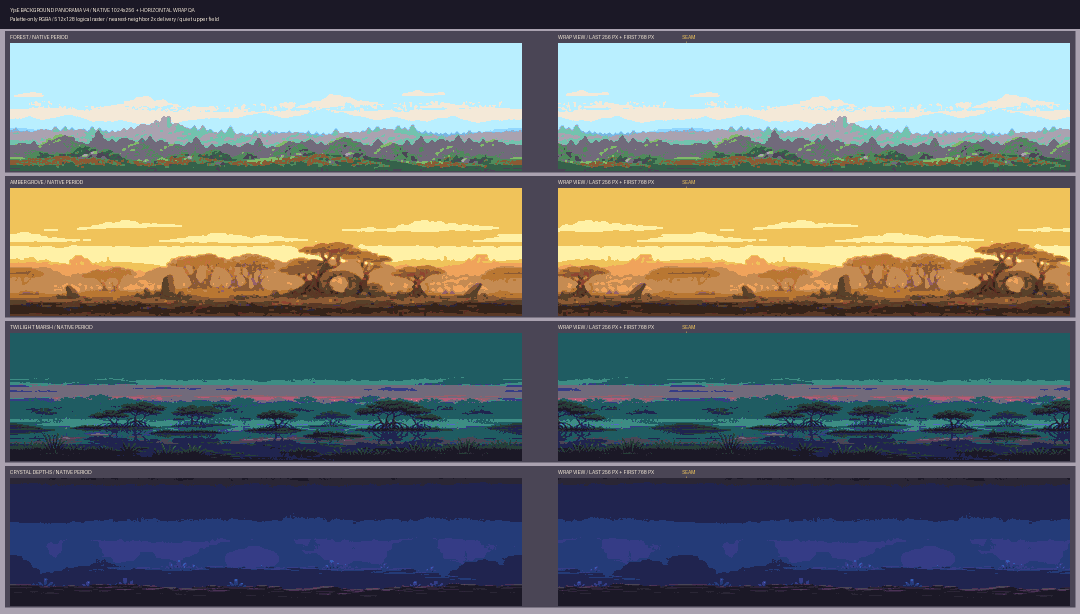
#> input picture Game.Data/art_direction/background_panorama_v4_contact_sheet.png, 2160 x 1228 px, given in place of forest_parallax_layer_v5.png, which was not available (shown at 1/2 size)
$ python build_background_panorama_v5_preview.py
#> lines starting #> are read from the running program, lines starting #| are printed output that depends on the picture; pictures that were not available may be replaced by others from this repository, and a replacement may not be noted
#!/usr/bin/env python3
"""Build the deterministic V5 panorama contact sheet and wrap QA summary."""

from __future__ import annotations

import hashlib
import json
from pathlib import Path

from PIL import Image, ImageDraw, ImageFont


ROOT = Path(__file__).resolve().parents[2]
OUTPUT = ROOT / "art_direction" / "background_panorama_v5_contact_sheet.png"
SUMMARY = ROOT / "art_direction" / "background_panorama_v5_preview_summary.json"
FONT = ImageFont.load_default()
INK = (20, 24, 34, 255)
PANEL = (43, 49, 64, 255)
PAPER = (123, 134, 151, 255)
LIGHT = (244, 246, 250, 255)
ACCENT = (101, 223, 238, 255)
VIEW_SIZE = (1008, 252)

ASSETS = [
    ("FOREST", "sprites/world/backgrounds/forest_parallax_layer_v5.png"),
    ("AMBER GROVE", "sprites/world/backgrounds/amber_grove_parallax_layer_v5.png"),
    ("TWILIGHT MARSH", "sprites/world/backgrounds/twilight_marsh_parallax_layer_v5.png"),
    ("CRYSTAL DEPTHS", "sprites/world/backgrounds/crystal_depths_parallax_layer_v5.png"),
]


def flattened_pixels(image: Image.Image):
    get_flattened_data = getattr(image, "get_flattened_data", None)
    return get_flattened_data() if get_flattened_data else image.getdata()


def load(relative_path: str) -> Image.Image:
    with Image.open(ROOT / relative_path) as opened:
        return opened.convert("RGBA")


def wrap_view(source: Image.Image, lead_in: int = 384) -> Image.Image:
    target = Image.new("RGBA", source.size)
    target.alpha_composite(source.crop((source.width - lead_in, 0, source.width, source.height)), (0, 0))
    target.alpha_composite(source.crop((0, 0, source.width - lead_in, source.height)), (lead_in, 0))
    return target


def asset_record(label: str, relative_path: str, source: Image.Image) -> dict:
    path = ROOT / relative_path
    left = list(flattened_pixels(source.crop((0, 0, 1, source.height))))
    right = list(flattened_pixels(source.crop((source.width - 1, 0, source.width, source.height))))
    seam_delta = max(
        sum(abs(left_pixel[channel] - right_pixel[channel]) for channel in range(4))
        for left_pixel, right_pixel in zip(left, right)
    )
    return {
        "label": label,
        "path": relative_path,
        "dimensions": list(source.size),
        "mode": source.mode,
        "sha256": hashlib.sha256(path.read_bytes()).hexdigest(),
        "fileBytes": path.stat().st_size,
        "uniqueColorCount": len({pixel[:3] for pixel in flattened_pixels(source)}),
        "alphaValues": sorted(set(flattened_pixels(source.getchannel("A")))),
        "horizontalSeamColumnsEqual": left == right,
        "maximumWrapSeamChannelDelta": seam_delta,
    }


def main() -> None:
    width = 2060
    header_height = 64
    row_height = 290
    canvas = Image.new("RGBA", (width, header_height + row_height * len(ASSETS) + 10), PAPER)
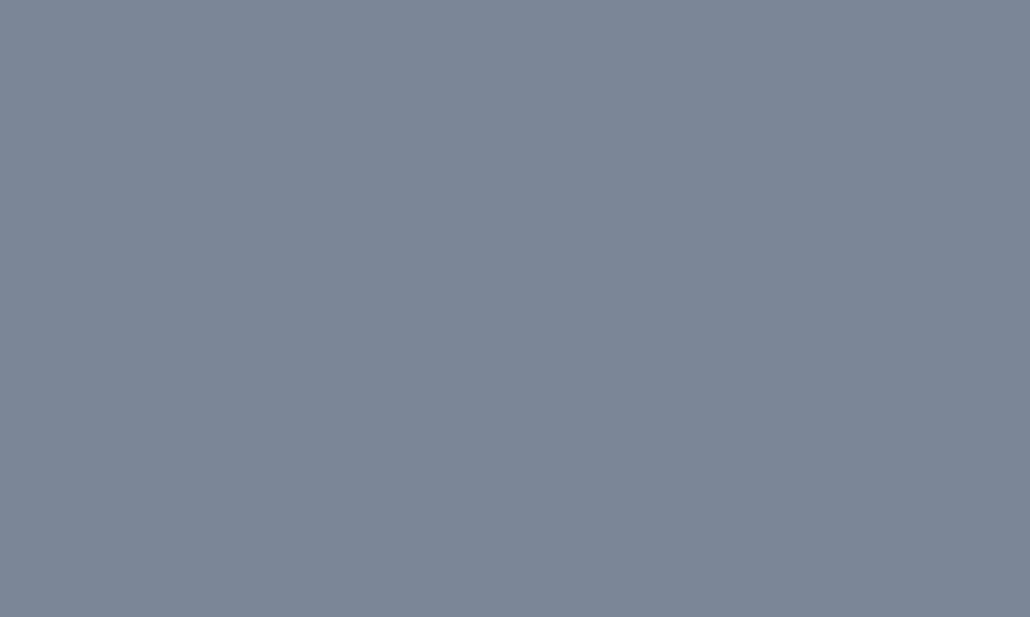
#> canvas: PIL image 2060x1234 RGBA (shown at 1/2 size); mean R, G, B, A 123, 134, 151, 255
    draw = ImageDraw.Draw(canvas)
    draw.rectangle((0, 0, width, header_height - 1), fill=INK)
    draw.text((20, 14), "YjsE BACKGROUND PANORAMA V5 / NATIVE 1536x384 + HORIZONTAL WRAP QA", font=FONT, fill=LIGHT)
    draw.text((20, 34), "No raster upscale / 256-color biome palettes / 128-pixel seam convergence / opaque RGBA", font=FONT, fill=LIGHT)

    records = []
    for index, (label, relative_path) in enumerate(ASSETS):
        y = header_height + index * row_height
        source = load(relative_path)
#> in load, opened is the input picture: PIL image 2160x1228 RGBA; mean R, G, B, A 105.8, 112.5, 113.3, 255
        wrapped = wrap_view(source)
#> in wrap_view, `target = Image.new("RGBA", source.size)`: target: PIL image 2160x1228 RGBA; every value is 0
#> in wrap_view, `target.alpha_composite(source.crop((source.width - lead_in, 0, source...`:
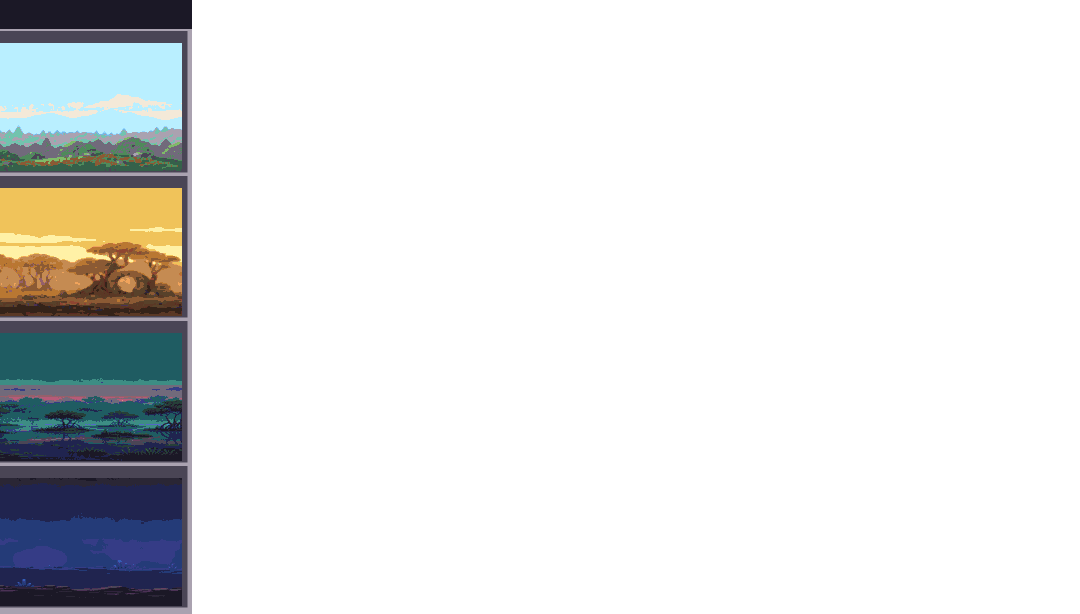
#> target: PIL image 2160x1228 RGBA (shown at 1/2 size); mean R, G, B, A 18.7, 19.9, 20.3, 45.3; transparent parts drawn white
#> in wrap_view, `target.alpha_composite(source.crop((0, 0, source.width - lead_in, sour..`:
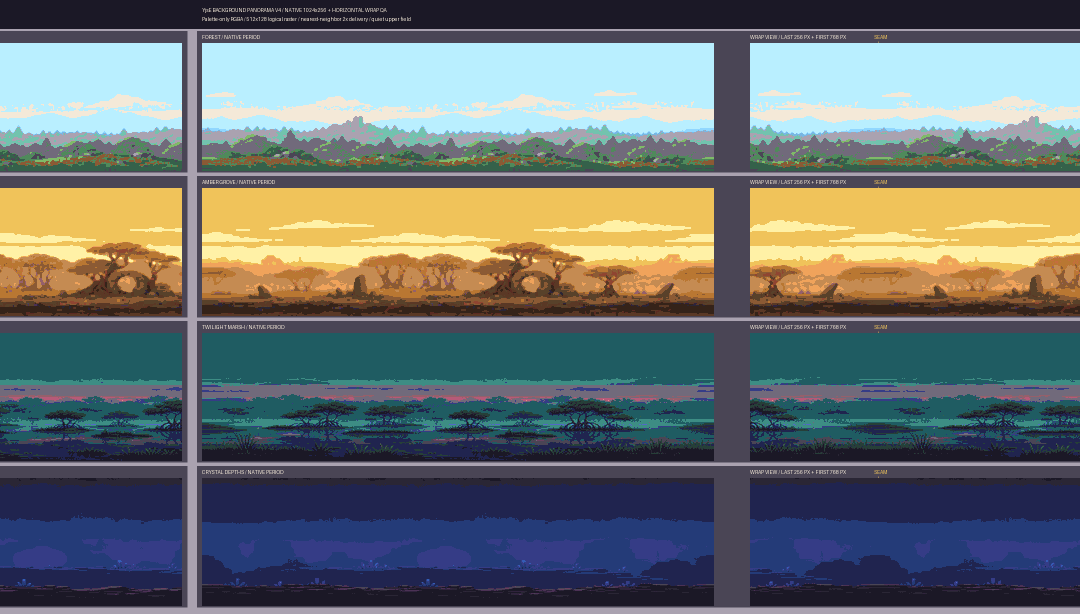
#> target: PIL image 2160x1228 RGBA (shown at 1/2 size); mean R, G, B, A 105.8, 112.5, 113.3, 255
        native_preview = source.resize(VIEW_SIZE, Image.Resampling.LANCZOS)
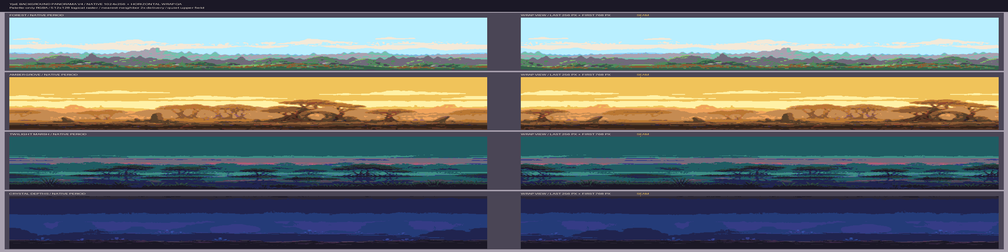
#> native_preview: PIL image 1008x252 RGBA; mean R, G, B, A 105.7, 112.6, 113.2, 255
        wrapped_preview = wrapped.resize(VIEW_SIZE, Image.Resampling.LANCZOS)
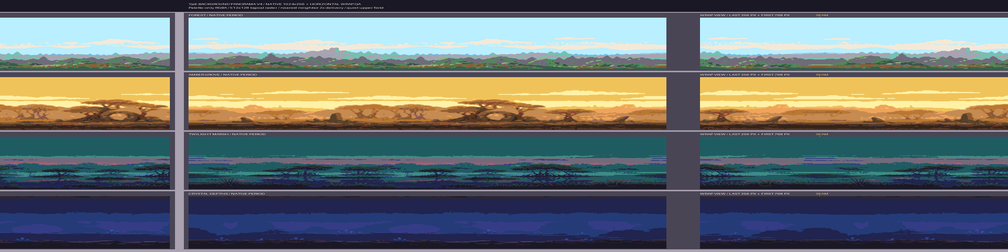
#> wrapped_preview: PIL image 1008x252 RGBA; mean R, G, B, A 105.7, 112.6, 113.2, 255
        draw.rectangle((10, y + 4, width - 10, y + row_height - 4), fill=PANEL)
        draw.text((20, y + 10), f"{label} / NATIVE PERIOD", font=FONT, fill=LIGHT)
        draw.text((1032, y + 10), "WRAP VIEW / LAST 384 PX + FIRST 1152 PX", font=FONT, fill=LIGHT)
        draw.text((1281, y + 10), "SEAM", font=FONT, fill=ACCENT)
        canvas.alpha_composite(native_preview, (20, y + 28))
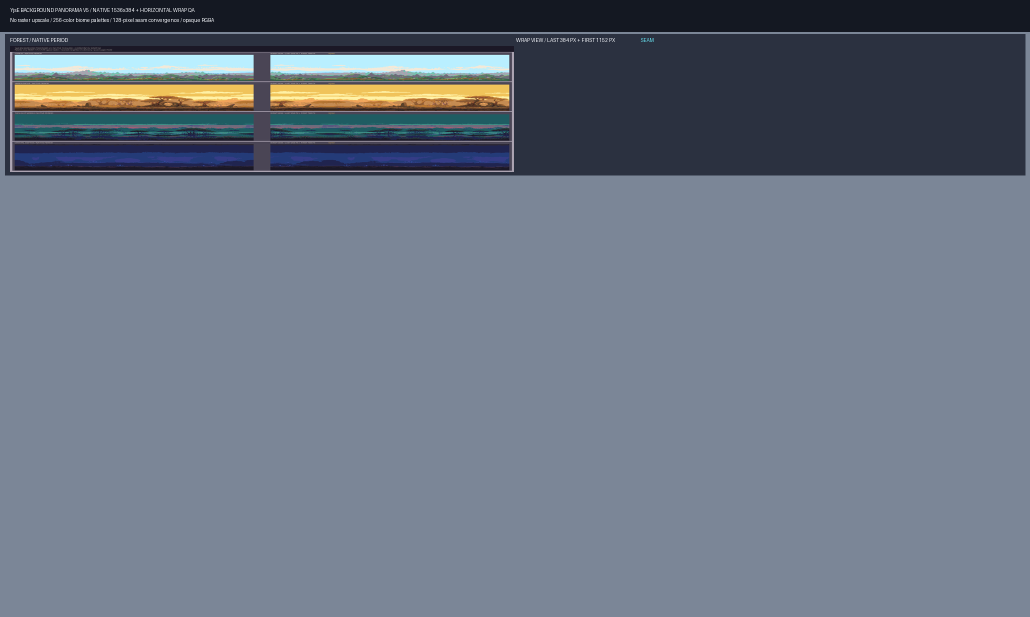
#> canvas: PIL image 2060x1234 RGBA (shown at 1/2 size); mean R, G, B, A 106, 115.5, 130.3, 255
        canvas.alpha_composite(wrapped_preview, (1032, y + 28))
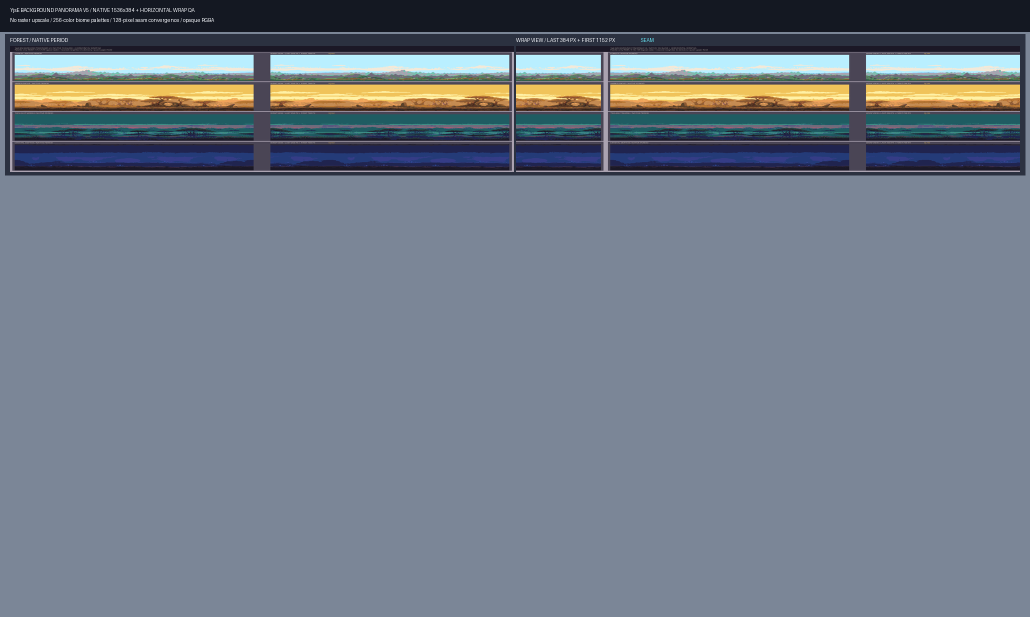
#> canvas: PIL image 2060x1234 RGBA (shown at 1/2 size); mean R, G, B, A 112.2, 121.9, 135.2, 255
        draw.line((1284, y + 25, 1284, y + 279), fill=ACCENT, width=1)
        records.append(asset_record(label, relative_path, source))
#> in asset_record, `left = list(flattened_pixels(source.crop((0, 0, 1, source.height))))`: left = 1228 items, first 6: (27, 24, 38, 255), (27, 24, 38, 255), (27, 24, 38, 255), (27, 24, 38, 255), (27, 24, 38, 255), (27, 24, 38, 255)
#> in asset_record, `right = list(flattened_pixels(source.crop((source.width - 1, 0, source..`: right has the same summary as left
#> in asset_record, `seam_delta = max( sum(abs(left_pixel[channel] - right_pixel[channel]) ..`: seam_delta = 0

    canvas.save(OUTPUT, format="PNG", optimize=False, compress_level=9)
    summary = {
        "schemaVersion": 1,
        "waveId": "background_panorama_v5_imagegen",
        "preview": str(OUTPUT.relative_to(ROOT)).replace("\\", "/"),
        "dimensions": list(canvas.size),
        "sha256": hashlib.sha256(OUTPUT.read_bytes()).hexdigest(),
        "views": ["native-period", "horizontal-wrap-last-384-plus-first-1152"],
        "deliveryRaster": [1536, 384],
        "sourceResampling": "none-native-crop",
        "quietUpperFieldTargetPercent": [30, 40],
        "assets": records,
    }
    SUMMARY.write_text(json.dumps(summary, indent=2) + "\n", encoding="utf-8")


if __name__ == "__main__":
#> (the run stopped early here; a loop or call above may not have finished)
